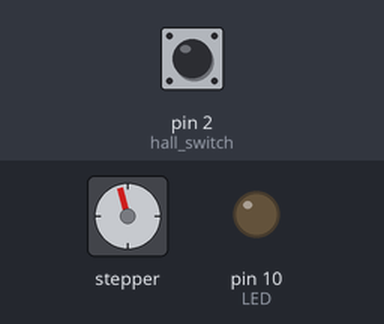
Recording of a sketch running on a simulated Arduino Uno, built with avr-gcc and run on an emulated ATmega328P. Parts: stepper motor, output pins drawn as LEDs (lit = HIGH). The inputs (shaded band) are chosen by the test bench; at power-on: pin 2 (hall_switch) HIGH. Stepper angles assume 200 steps per turn.

Above: at 0.8 s.
0.9 s: pin 2 (hall_switch) pulled LOW for 0.15 s
At 1.19 s:
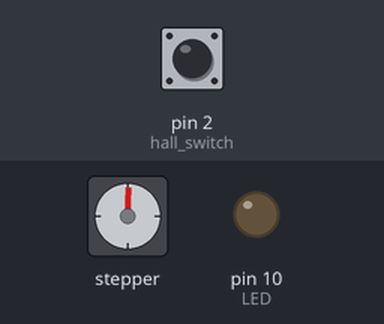
At 3.1 s:
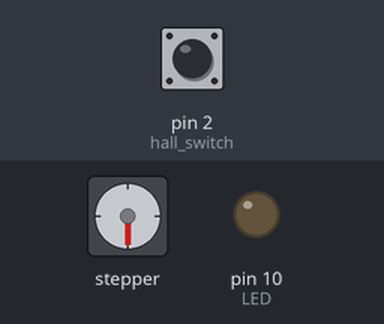
Timing chart, 0 to 12.9 s (numbered marks = the images above; inputs shaded):
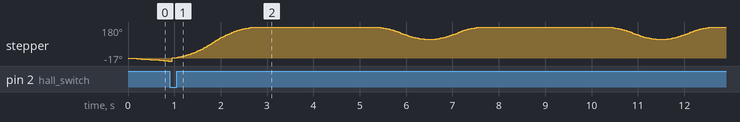

The sketch:

STEPPER_EXPERIMENT.ino
```cpp
// Include the AccelStepper library:
/*
 * Reference:
 * https://www.makerguides.com/drv8825-stepper-motor-driver-arduino-tutorial/
 * Functions
 * https://www.airspayce.com/mikem/arduino/AccelStepper/classAccelStepper.html#a344f58fef8cc34ac5aa75ba4b665d21c
 */
#include <AccelStepper.h>


// Define stepper motor connections and motor interface type. Motor interface type must be set to 1 when using a driver:
#define dirPin 11
#define stepPin 12
#define motorInterfaceType 1
#define hall_switch 2  //10 is the default
#define LED 10

long previous,current,time_count;
long interval = 500;
int stepper_speed = 50;

// Create a new instance of the AccelStepper class:
AccelStepper stepperX(motorInterfaceType, stepPin, dirPin);
/*
 * The unipolar stepper can move up to 150 steps/minute before failing
 * The bipolar can move much faster
 * The unipolar stepper has a specific connection
 * B2 Blue
 * B1 Red
 * A1 Green
 * A2 Black
 * The maximum speed possible is 600 steps/s it seems we need a bipolar driver to run it accurately
 */

//Functions
void calibrate();

void setup() {
  // Set the maximum speed in steps per second:
  stepperX.setMaxSpeed(1000); //steps/sec the max speed at 16MHz is 4000 steps/sec
  stepperX.setAcceleration(100); //steps/sec^2
  pinMode(hall_switch, INPUT);
  pinMode(LED, OUTPUT);
  calibrate();
}

void loop() {
  current = millis();
  if ((current-previous)>=interval){
    time_count++;
    stepper_speed = stepper_speed + 10;
    previous = current;
  }
  //Just to know if the program is running
  if (time_count%10==0){
    time_count = 0;
    stepperX.moveTo(-100);
  } else {
      stepperX.moveTo(100);
  }
  stepperX.run(); //must be called repetitively to make the motor move


}

//This function worked because I changed the driver
//Never use the motors without the lab voltage sources
void calibrate(){
  //Rotate Clock Wise while switch reading is 0
  while (digitalRead(hall_switch)==LOW) {
    stepperX.move(1);
    stepperX.run();
  }
  //Rotate Counter Clock Wise while switch readidng is 1
  while (digitalRead(hall_switch)==HIGH) {
    stepperX.move(-1);
    stepperX.run();
  }
  //Set zero position
  stepperX.setCurrentPosition(0);
  stepperX.setMaxSpeed(1000); //steps/sec the max speed at 16MHz is 4000 steps/sec
  stepperX.setAcceleration(100); //steps/sec^2
}


/*
 * Investigate all the functions in this library
 * https://www.pjrc.com/teensy/td_libs_AccelStepper.html
 */
```
